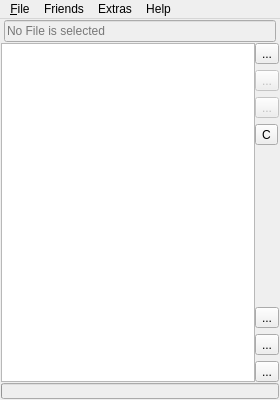
<?xml version="1.0" encoding="UTF-8"?>
<ui version="4.0">
 <class>MainWindow</class>
 <widget class="QMainWindow" name="MainWindow">
  <property name="windowModality">
   <enum>Qt::NonModal</enum>
  </property>
  <property name="geometry">
   <rect>
    <x>0</x>
    <y>0</y>
    <width>280</width>
    <height>400</height>
   </rect>
  </property>
  <property name="sizePolicy">
   <sizepolicy hsizetype="Preferred" vsizetype="Preferred">
    <horstretch>0</horstretch>
    <verstretch>0</verstretch>
   </sizepolicy>
  </property>
  <property name="minimumSize">
   <size>
    <width>280</width>
    <height>400</height>
   </size>
  </property>
  <property name="maximumSize">
   <size>
    <width>280</width>
    <height>400</height>
   </size>
  </property>
  <property name="windowTitle">
   <string>MainWindow</string>
  </property>
  <property name="windowIcon">
   <iconset resource="../Icons.qrc">
    <normaloff>:/Gui/Icons/winIcon.png</normaloff>:/Gui/Icons/winIcon.png</iconset>
  </property>
  <property name="toolTip">
   <string/>
  </property>
  <widget class="QWidget" name="centralWidget">
   <layout class="QVBoxLayout" name="verticalLayout_2">
    <property name="spacing">
     <number>1</number>
    </property>
    <property name="margin">
     <number>1</number>
    </property>
    <item>
     <layout class="QHBoxLayout" name="horizontalLayout">
      <property name="spacing">
       <number>0</number>
      </property>
      <property name="sizeConstraint">
       <enum>QLayout::SetMinimumSize</enum>
      </property>
      <property name="leftMargin">
       <number>3</number>
      </property>
      <property name="rightMargin">
       <number>3</number>
      </property>
      <item>
       <widget class="QLineEdit" name="lineEdit_selectedFile">
        <property name="enabled">
         <bool>false</bool>
        </property>
        <property name="maximumSize">
         <size>
          <width>16777215</width>
          <height>22</height>
         </size>
        </property>
        <property name="toolTip">
         <string>The selected file.</string>
        </property>
        <property name="inputMask">
         <string/>
        </property>
        <property name="frame">
         <bool>true</bool>
        </property>
        <property name="readOnly">
         <bool>true</bool>
        </property>
        <property name="placeholderText">
         <string extracomment="Show the selected File.">No File is selected</string>
        </property>
       </widget>
      </item>
     </layout>
    </item>
    <item>
     <layout class="QHBoxLayout" name="horizontalLayout_2">
      <property name="spacing">
       <number>0</number>
      </property>
      <item>
       <widget class="QListWidget" name="listFriendsWidget">
        <property name="sizePolicy">
         <sizepolicy hsizetype="Expanding" vsizetype="Expanding">
          <horstretch>0</horstretch>
          <verstretch>0</verstretch>
         </sizepolicy>
        </property>
        <property name="minimumSize">
         <size>
          <width>0</width>
          <height>100</height>
         </size>
        </property>
        <property name="maximumSize">
         <size>
          <width>16777215</width>
          <height>16777215</height>
         </size>
        </property>
        <property name="horizontalScrollBarPolicy">
         <enum>Qt::ScrollBarAlwaysOff</enum>
        </property>
        <property name="editTriggers">
         <set>QAbstractItemView::NoEditTriggers</set>
        </property>
        <property name="resizeMode">
         <enum>QListView::Fixed</enum>
        </property>
        <property name="sortingEnabled">
         <bool>true</bool>
        </property>
       </widget>
      </item>
      <item>
       <layout class="QVBoxLayout" name="verticalLayout">
        <item>
         <widget class="QToolButton" name="toolButtonSelectFile">
          <property name="minimumSize">
           <size>
            <width>0</width>
            <height>0</height>
           </size>
          </property>
          <property name="toolTip">
           <string>Choose file that you want to encrypt or decrypt.</string>
          </property>
          <property name="text">
           <string>...</string>
          </property>
          <property name="icon">
           <iconset resource="../Icons.qrc">
            <normaloff>:/Gui/Icons/openfolder.png</normaloff>:/Gui/Icons/openfolder.png</iconset>
          </property>
          <property name="iconSize">
           <size>
            <width>16</width>
            <height>16</height>
           </size>
          </property>
         </widget>
        </item>
        <item>
         <widget class="QToolButton" name="toolButton_enCrypt">
          <property name="enabled">
           <bool>false</bool>
          </property>
          <property name="minimumSize">
           <size>
            <width>0</width>
            <height>0</height>
           </size>
          </property>
          <property name="toolTip">
           <string>Encryption</string>
          </property>
          <property name="text">
           <string>...</string>
          </property>
          <property name="icon">
           <iconset resource="../Icons.qrc">
            <normaloff>:/Gui/Icons/close.png</normaloff>:/Gui/Icons/close.png</iconset>
          </property>
          <property name="iconSize">
           <size>
            <width>16</width>
            <height>16</height>
           </size>
          </property>
         </widget>
        </item>
        <item>
         <widget class="QToolButton" name="toolButton_deCrypt">
          <property name="enabled">
           <bool>false</bool>
          </property>
          <property name="minimumSize">
           <size>
            <width>0</width>
            <height>0</height>
           </size>
          </property>
          <property name="toolTip">
           <string>Decryption</string>
          </property>
          <property name="text">
           <string>...</string>
          </property>
          <property name="icon">
           <iconset resource="../Icons.qrc">
            <normaloff>:/Gui/Icons/open.png</normaloff>:/Gui/Icons/open.png</iconset>
          </property>
          <property name="iconSize">
           <size>
            <width>16</width>
            <height>16</height>
           </size>
          </property>
         </widget>
        </item>
        <item>
         <widget class="QToolButton" name="toolButtonCopyToClipbord">
          <property name="toolTip">
           <string>Copy your key to clipboard and export to file.</string>
          </property>
          <property name="text">
           <string>C</string>
          </property>
          <property name="icon">
           <iconset resource="../Icons.qrc">
            <normaloff>:/Gui/Icons/key.png</normaloff>:/Gui/Icons/key.png</iconset>
          </property>
         </widget>
        </item>
        <item>
         <spacer name="verticalSpacer">
          <property name="orientation">
           <enum>Qt::Vertical</enum>
          </property>
          <property name="sizeHint" stdset="0">
           <size>
            <width>20</width>
            <height>40</height>
           </size>
          </property>
         </spacer>
        </item>
        <item>
         <widget class="QToolButton" name="toolButtonAddFriend">
          <property name="toolTip">
           <string>Add a new friend</string>
          </property>
          <property name="text">
           <string>...</string>
          </property>
          <property name="icon">
           <iconset resource="../Icons.qrc">
            <normaloff>:/Gui/Icons/add.png</normaloff>:/Gui/Icons/add.png</iconset>
          </property>
         </widget>
        </item>
        <item>
         <widget class="QToolButton" name="toolButtonEditFriend">
          <property name="toolTip">
           <string>Edit friend</string>
          </property>
          <property name="text">
           <string>...</string>
          </property>
          <property name="icon">
           <iconset resource="../Icons.qrc">
            <normaloff>:/Gui/Icons/edit.png</normaloff>:/Gui/Icons/edit.png</iconset>
          </property>
         </widget>
        </item>
        <item>
         <widget class="QToolButton" name="toolButtonDeleteFriend">
          <property name="toolTip">
           <string>Delete friend</string>
          </property>
          <property name="text">
           <string>...</string>
          </property>
          <property name="icon">
           <iconset resource="../Icons.qrc">
            <normaloff>:/Gui/Icons/loeschen.png</normaloff>:/Gui/Icons/loeschen.png</iconset>
          </property>
         </widget>
        </item>
       </layout>
      </item>
     </layout>
    </item>
    <item>
     <widget class="QProgressBar" name="progressBar">
      <property name="enabled">
       <bool>false</bool>
      </property>
      <property name="maximumSize">
       <size>
        <width>16777215</width>
        <height>16</height>
       </size>
      </property>
      <property name="contextMenuPolicy">
       <enum>Qt::NoContextMenu</enum>
      </property>
      <property name="toolTip">
       <string>Progress status</string>
      </property>
      <property name="minimum">
       <number>0</number>
      </property>
      <property name="value">
       <number>0</number>
      </property>
      <property name="textVisible">
       <bool>false</bool>
      </property>
      <property name="invertedAppearance">
       <bool>false</bool>
      </property>
     </widget>
    </item>
   </layout>
  </widget>
  <widget class="QMenuBar" name="menuBar">
   <property name="geometry">
    <rect>
     <x>0</x>
     <y>0</y>
     <width>280</width>
     <height>21</height>
    </rect>
   </property>
   <widget class="QMenu" name="menu_File">
    <property name="title">
     <string>&amp;File</string>
    </property>
    <addaction name="actionSelect_File"/>
    <addaction name="actionEncrypt"/>
    <addaction name="actionDecrypt"/>
    <addaction name="separator"/>
    <addaction name="actionExport_Public_Key"/>
    <addaction name="separator"/>
    <addaction name="action_Close"/>
   </widget>
   <widget class="QMenu" name="menuHelp">
    <property name="title">
     <string>Help</string>
    </property>
    <addaction name="action_About"/>
    <addaction name="actionHelp_Webpage"/>
   </widget>
   <widget class="QMenu" name="menuExtras">
    <property name="title">
     <string>Extras</string>
    </property>
    <addaction name="actionOpenSettings"/>
   </widget>
   <widget class="QMenu" name="menuFriends">
    <property name="title">
     <string>Friends</string>
    </property>
    <addaction name="action_Add"/>
    <addaction name="action_Edit"/>
    <addaction name="action_Delete"/>
   </widget>
   <addaction name="menu_File"/>
   <addaction name="menuFriends"/>
   <addaction name="menuExtras"/>
   <addaction name="menuHelp"/>
  </widget>
  <action name="action_Close">
   <property name="text">
    <string>&amp;Close</string>
   </property>
  </action>
  <action name="actionSettings">
   <property name="text">
    <string>Settings</string>
   </property>
  </action>
  <action name="action_About">
   <property name="text">
    <string>About</string>
   </property>
  </action>
  <action name="actionGenrate_Key">
   <property name="text">
    <string>Key Manager</string>
   </property>
  </action>
  <action name="actionAdd_Friend">
   <property name="text">
    <string>Add Friend</string>
   </property>
  </action>
  <action name="actionKey_Manager">
   <property name="text">
    <string>Key Manager</string>
   </property>
  </action>
  <action name="actionOpenSettings">
   <property name="text">
    <string>Settings</string>
   </property>
  </action>
  <action name="action_Add">
   <property name="text">
    <string>&amp;Add</string>
   </property>
  </action>
  <action name="action_Edit">
   <property name="text">
    <string>&amp;Edit</string>
   </property>
  </action>
  <action name="action_Delete">
   <property name="text">
    <string>&amp;Delete</string>
   </property>
  </action>
  <action name="actionSelect_File">
   <property name="text">
    <string>&amp;Select File</string>
   </property>
  </action>
  <action name="actionDecrypt">
   <property name="enabled">
    <bool>false</bool>
   </property>
   <property name="text">
    <string>&amp;Decrypt</string>
   </property>
  </action>
  <action name="actionEncrypt">
   <property name="enabled">
    <bool>false</bool>
   </property>
   <property name="text">
    <string>Encrypt</string>
   </property>
  </action>
  <action name="actionExport_Public_Key">
   <property name="text">
    <string>E&amp;xport Public Key</string>
   </property>
  </action>
  <action name="actionHelp_Webpage">
   <property name="text">
    <string>Userguide (Webpage)</string>
   </property>
  </action>
 </widget>
 <layoutdefault spacing="6" margin="11"/>
 <resources>
  <include location="../Icons.qrc"/>
 </resources>
 <connections/>
</ui>
